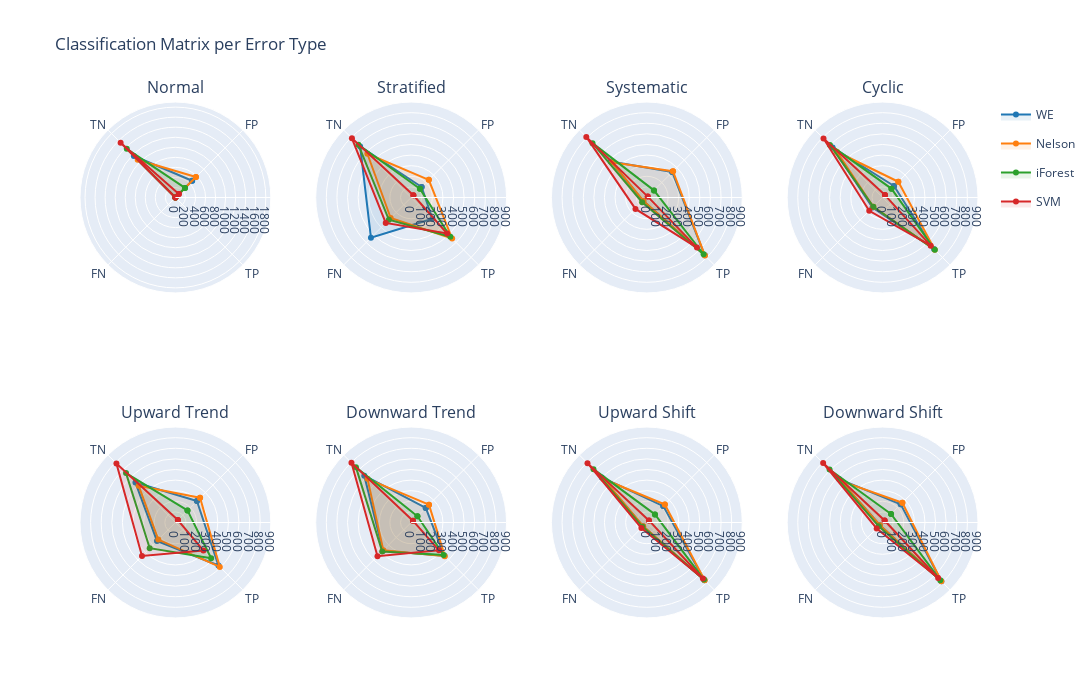

This figure's notebook cell:
### Code cell
categories=['FP','TP','FN','TN', 'FP']
names=['WE', 'Nelson', 'iForest', 'SVM']
colorsfill=['rgba(31, 119, 180,0.1)', 'rgba(255, 127, 14,0.1)',
                       'rgba(44, 160, 44,0.1)', 'rgba(214, 39, 40,0.1)',
                       'rgba(148, 103, 189,0.1)', 'rgba(140, 86, 75,0.1)',
                       'rgba(227, 119, 194,0.1)', 'rgba(127, 127, 127,0.1)']
colors=['rgba(31, 119, 180,1)', 'rgba(255, 127, 14,1)',
                       'rgba(44, 160, 44,1)', 'rgba(214, 39, 40,1)',
                       'rgba(148, 103, 189,1)', 'rgba(140, 86, 75,1)',
                       'rgba(227, 119, 194,1)', 'rgba(127, 127, 127,1)']
fig= make_subplots(rows=2, cols=4, specs=[[{'type': 'polar'}]*4]*2, subplot_titles=("Normal", "Stratified",
 "Systematic", "Cyclic", "Upward Trend", "Downward Trend", "Upward Shift", "Downward Shift"))


for i in range(len(cm_normal)):
  fig.add_trace(go.Scatterpolar(
      r=[cm_normal[i][0,1], cm_normal[i][1,1], cm_normal[i][1,0], cm_normal[i][0,0], cm_normal[i][0,1]],
      theta=categories,
      marker = dict(color=colors[i]),
      fill='toself',
      legendgroup=names[i],
      subplot = "polar1",
      name=names[i],
      fillcolor=colorsfill[i]
  ), 1, 1),
  name=names[i],
  fillcolor=colorsfill[i]
  fig.add_trace(go.Scatterpolar(
      r=[cm_Stratified[i][0,1], cm_Stratified[i][1,1], cm_Stratified[i][1,0], cm_Stratified[i][0,0], cm_Stratified[i][0,1]],
      theta=categories,
      marker = dict(color=colors[i]),
      fill='toself',
      legendgroup=names[i],
      subplot = "polar2",
      showlegend=False,
      name=names[i],
      fillcolor=colorsfill[i]
  ), 1, 2)
  fig.add_trace(go.Scatterpolar(
      r=[cm_Systematic[i][0,1], cm_Systematic[i][1,1], cm_Systematic[i][1,0], cm_Systematic[i][0,0], cm_Systematic[i][0,1]],
      theta=categories,
      marker = dict(color=colors[i]),
      fill='toself',
      legendgroup=names[i],
      subplot = "polar3",
      showlegend=False,
      name=names[i],
      fillcolor=colorsfill[i]
  ), 1, 3)
  fig.add_trace(go.Scatterpolar(
      r=[cm_Cyclic[i][0,1], cm_Cyclic[i][1,1], cm_Cyclic[i][1,0], cm_Cyclic[i][0,0], cm_Cyclic[i][0,1]],
      theta=categories,
      marker = dict(color=colors[i]),
      fill='toself',
      legendgroup=names[i],
      subplot = "polar4",
      showlegend=False,
      name=names[i],
      fillcolor=colorsfill[i]
  ), 1, 4)
  fig.add_trace(go.Scatterpolar(
      r=[cm_ut[i][0,1], cm_ut[i][1,1], cm_ut[i][1,0], cm_ut[i][0,0], cm_ut[i][0,1]],
      theta=categories,
      marker = dict(color=colors[i]),
      fill='toself',
      legendgroup=names[i],
      subplot = "polar4",
      showlegend=False,
      name=names[i],
      fillcolor=colorsfill[i]
  ), 2, 1)
  fig.add_trace(go.Scatterpolar(
      r=[cm_dt[i][0,1], cm_dt[i][1,1], cm_dt[i][1,0], cm_dt[i][0,0], cm_dt[i][0,1]],
      theta=categories,
      marker = dict(color=colors[i]),
      fill='toself',
      legendgroup=names[i],
      subplot = "polar4",
      showlegend=False,
      name=names[i],
      fillcolor=colorsfill[i]
  ), 2, 2)
  fig.add_trace(go.Scatterpolar(
      r=[cm_us[i][0,1], cm_us[i][1,1], cm_us[i][1,0], cm_us[i][0,0], cm_us[i][0,1]],
      theta=categories,
      marker = dict(color=colors[i]),
      fill='toself',
      legendgroup=names[i],
      subplot = "polar4",
      showlegend=False,
      name=names[i],
      fillcolor=colorsfill[i]
  ), 2, 3)
  fig.add_trace(go.Scatterpolar(
      r=[cm_ds[i][0,1], cm_ds[i][1,1], cm_ds[i][1,0], cm_ds[i][0,0], cm_ds[i][0,1]],
      theta=categories,
      marker = dict(color=colors[i]),
      fill='toself',
      legendgroup=names[i],
      subplot = "polar4",
      showlegend=False,
      name=names[i],
      fillcolor=colorsfill[i]
  ), 2, 4)

fig.update_layout(
    polar1=dict(
    radialaxis=dict(
    visible=True,
    range=[0, 1900]),
    angularaxis=dict(
    rotation= 45,
    direction='clockwise')
    ),
    polar2=dict(
    radialaxis=dict(
    visible=True,
    range=[0, 900]),
    angularaxis=dict(
    rotation= 45,
    direction='clockwise')
    ),
    polar3=dict(
    radialaxis=dict(
    visible=True,
    range=[0, 900]),
    angularaxis=dict(
    rotation= 45,
    direction='clockwise')
    ),
    polar4=dict(
    radialaxis=dict(
    visible=True,
    range=[0, 900]),
    angularaxis=dict(
    rotation= 45,
    direction='clockwise')
    ),
    polar5=dict(
    radialaxis=dict(
    visible=True,
    range=[0, 900]),
    angularaxis=dict(
    rotation= 45,
    direction='clockwise')
    ),
    polar6=dict(
    radialaxis=dict(
    visible=True,
    range=[0, 900]),
    angularaxis=dict(
    rotation= 45,
    direction='clockwise')
    ),
    polar7=dict(
    radialaxis=dict(
    visible=True,
    range=[0, 900]),
    angularaxis=dict(
    rotation= 45,
    direction='clockwise')
    ),
    polar8=dict(
    radialaxis=dict(
    visible=True,
    range=[0, 900]),
    angularaxis=dict(
    rotation= 45,
    direction='clockwise')
    ),
    height=700,
    width=1250,
    title = 'Classification Matrix per Error Type'
  )

fig.show()

### Figure 1 — Plotly figure (JSON) as saved in the notebook; plotly's stock layout.template omitted (floating-point values rounded to 4 significant figures)
{"data": [{"fill": "toself", "fillcolor": "rgba(31, 119, 180,0.1)", "legendgroup": "WE", "marker": {"color": "rgba(31, 119, 180,1)"}, "name": "WE", "r": [471, 0, 0, 1169, 471], "subplot": "polar", "theta": ["FP", "TP", "FN", "TN", "FP"], "type": "scatterpolar"}, {"fill": "toself", "fillcolor": "rgba(31, 119, 180,0.1)", "legendgroup": "WE", "marker": {"color": "rgba(31, 119, 180,1)"}, "name": "WE", "r": [140, 284, 536, 680, 140], "showlegend": false, "subplot": "polar2", "theta": ["FP", "TP", "FN", "TN", "FP"], "type": "scatterpolar"}, {"fill": "toself", "fillcolor": "rgba(31, 119, 180,0.1)", "legendgroup": "WE", "marker": {"color": "rgba(31, 119, 180,1)"}, "name": "WE", "r": [339, 772, 48, 481, 339], "showlegend": false, "subplot": "polar3", "theta": ["FP", "TP", "FN", "TN", "FP"], "type": "scatterpolar"}, {"fill": "toself", "fillcolor": "rgba(31, 119, 180,0.1)", "legendgroup": "WE", "marker": {"color": "rgba(31, 119, 180,1)"}, "name": "WE", "r": [153, 686, 134, 667, 153], "showlegend": false, "subplot": "polar4", "theta": ["FP", "TP", "FN", "TN", "FP"], "type": "scatterpolar"}, {"fill": "toself", "fillcolor": "rgba(31, 119, 180,0.1)", "legendgroup": "WE", "marker": {"color": "rgba(31, 119, 180,1)"}, "name": "WE", "r": [287, 574, 246, 533, 287], "showlegend": false, "subplot": "polar5", "theta": ["FP", "TP", "FN", "TN", "FP"], "type": "scatterpolar"}, {"fill": "toself", "fillcolor": "rgba(31, 119, 180,0.1)", "legendgroup": "WE", "marker": {"color": "rgba(31, 119, 180,1)"}, "name": "WE", "r": [195, 444, 376, 625, 195], "showlegend": false, "subplot": "polar6", "theta": ["FP", "TP", "FN", "TN", "FP"], "type": "scatterpolar"}, {"fill": "toself", "fillcolor": "rgba(31, 119, 180,0.1)", "legendgroup": "WE", "marker": {"color": "rgba(31, 119, 180,1)"}, "name": "WE", "r": [219, 769, 51, 601, 219], "showlegend": false, "subplot": "polar7", "theta": ["FP", "TP", "FN", "TN", "FP"], "type": "scatterpolar"}, {"fill": "toself", "fillcolor": "rgba(31, 119, 180,0.1)", "legendgroup": "WE", "marker": {"color": "rgba(31, 119, 180,1)"}, "name": "WE", "r": [242, 784, 36, 578, 242], "showlegend": false, "subplot": "polar8", "theta": ["FP", "TP", "FN", "TN", "FP"], "type": "scatterpolar"}, {"fill": "toself", "fillcolor": "rgba(255, 127, 14,0.1)", "legendgroup": "Nelson", "marker": {"color": "rgba(255, 127, 14,1)"}, "name": "Nelson", "r": [578, 0, 0, 1062, 578], "subplot": "polar", "theta": ["FP", "TP", "FN", "TN", "FP"], "type": "scatterpolar"}, {"fill": "toself", "fillcolor": "rgba(255, 127, 14,0.1)", "legendgroup": "Nelson", "marker": {"color": "rgba(255, 127, 14,1)"}, "name": "Nelson", "r": [236, 547, 273, 584, 236], "showlegend": false, "subplot": "polar2", "theta": ["FP", "TP", "FN", "TN", "FP"], "type": "scatterpolar"}, {"fill": "toself", "fillcolor": "rgba(255, 127, 14,0.1)", "legendgroup": "Nelson", "marker": {"color": "rgba(255, 127, 14,1)"}, "name": "Nelson", "r": [349, 775, 45, 471, 349], "showlegend": false, "subplot": "polar3", "theta": ["FP", "TP", "FN", "TN", "FP"], "type": "scatterpolar"}, {"fill": "toself", "fillcolor": "rgba(255, 127, 14,0.1)", "legendgroup": "Nelson", "marker": {"color": "rgba(255, 127, 14,1)"}, "name": "Nelson", "r": [210, 696, 124, 610, 210], "showlegend": false, "subplot": "polar4", "theta": ["FP", "TP", "FN", "TN", "FP"], "type": "scatterpolar"}, {"fill": "toself", "fillcolor": "rgba(255, 127, 14,0.1)", "legendgroup": "Nelson", "marker": {"color": "rgba(255, 127, 14,1)"}, "name": "Nelson", "r": [329, 592, 228, 491, 329], "showlegend": false, "subplot": "polar5", "theta": ["FP", "TP", "FN", "TN", "FP"], "type": "scatterpolar"}, {"fill": "toself", "fillcolor": "rgba(255, 127, 14,0.1)", "legendgroup": "Nelson", "marker": {"color": "rgba(255, 127, 14,1)"}, "name": "Nelson", "r": [238, 449, 371, 582, 238], "showlegend": false, "subplot": "polar6", "theta": ["FP", "TP", "FN", "TN", "FP"], "type": "scatterpolar"}, {"fill": "toself", "fillcolor": "rgba(255, 127, 14,0.1)", "legendgroup": "Nelson", "marker": {"color": "rgba(255, 127, 14,1)"}, "name": "Nelson", "r": [240, 771, 49, 580, 240], "showlegend": false, "subplot": "polar7", "theta": ["FP", "TP", "FN", "TN", "FP"], "type": "scatterpolar"}, {"fill": "toself", "fillcolor": "rgba(255, 127, 14,0.1)", "legendgroup": "Nelson", "marker": {"color": "rgba(255, 127, 14,1)"}, "name": "Nelson", "r": [264, 784, 36, 556, 264], "showlegend": false, "subplot": "polar8", "theta": ["FP", "TP", "FN", "TN", "FP"], "type": "scatterpolar"}, {"fill": "toself", "fillcolor": "rgba(44, 160, 44,0.1)", "legendgroup": "iForest", "marker": {"color": "rgba(44, 160, 44,1)"}, "name": "iForest", "r": [270, 0, 0, 1370, 270], "subplot": "polar", "theta": ["FP", "TP", "FN", "TN", "FP"], "type": "scatterpolar"}, {"fill": "toself", "fillcolor": "rgba(44, 160, 44,0.1)", "legendgroup": "iForest", "marker": {"color": "rgba(44, 160, 44,1)"}, "name": "iForest", "r": [117, 523, 297, 703, 117], "showlegend": false, "subplot": "polar2", "theta": ["FP", "TP", "FN", "TN", "FP"], "type": "scatterpolar"}, {"fill": "toself", "fillcolor": "rgba(44, 160, 44,0.1)", "legendgroup": "iForest", "marker": {"color": "rgba(44, 160, 44,1)"}, "name": "iForest", "r": [95, 757, 63, 725, 95], "showlegend": false, "subplot": "polar3", "theta": ["FP", "TP", "FN", "TN", "FP"], "type": "scatterpolar"}, {"fill": "toself", "fillcolor": "rgba(44, 160, 44,0.1)", "legendgroup": "iForest", "marker": {"color": "rgba(44, 160, 44,1)"}, "name": "iForest", "r": [118, 697, 123, 702, 118], "showlegend": false, "subplot": "polar4", "theta": ["FP", "TP", "FN", "TN", "FP"], "type": "scatterpolar"}, {"fill": "toself", "fillcolor": "rgba(44, 160, 44,0.1)", "legendgroup": "iForest", "marker": {"color": "rgba(44, 160, 44,1)"}, "name": "iForest", "r": [161, 477, 343, 659, 161], "showlegend": false, "subplot": "polar5", "theta": ["FP", "TP", "FN", "TN", "FP"], "type": "scatterpolar"}, {"fill": "toself", "fillcolor": "rgba(44, 160, 44,0.1)", "legendgroup": "iForest", "marker": {"color": "rgba(44, 160, 44,1)"}, "name": "iForest", "r": [84, 434, 386, 736, 84], "showlegend": false, "subplot": "polar6", "theta": ["FP", "TP", "FN", "TN", "FP"], "type": "scatterpolar"}, {"fill": "toself", "fillcolor": "rgba(44, 160, 44,0.1)", "legendgroup": "iForest", "marker": {"color": "rgba(44, 160, 44,1)"}, "name": "iForest", "r": [108, 762, 58, 712, 108], "showlegend": false, "subplot": "polar7", "theta": ["FP", "TP", "FN", "TN", "FP"], "type": "scatterpolar"}, {"fill": "toself", "fillcolor": "rgba(44, 160, 44,0.1)", "legendgroup": "iForest", "marker": {"color": "rgba(44, 160, 44,1)"}, "name": "iForest", "r": [113, 769, 51, 707, 113], "showlegend": false, "subplot": "polar8", "theta": ["FP", "TP", "FN", "TN", "FP"], "type": "scatterpolar"}, {"fill": "toself", "fillcolor": "rgba(214, 39, 40,0.1)", "legendgroup": "SVM", "marker": {"color": "rgba(214, 39, 40,1)"}, "name": "SVM", "r": [97, 0, 0, 1543, 97], "subplot": "polar", "theta": ["FP", "TP", "FN", "TN", "FP"], "type": "scatterpolar"}, {"fill": "toself", "fillcolor": "rgba(214, 39, 40,0.1)", "legendgroup": "SVM", "marker": {"color": "rgba(214, 39, 40,1)"}, "name": "SVM", "r": [30, 481, 339, 790, 30], "showlegend": false, "subplot": "polar2", "theta": ["FP", "TP", "FN", "TN", "FP"], "type": "scatterpolar"}, {"fill": "toself", "fillcolor": "rgba(214, 39, 40,0.1)", "legendgroup": "SVM", "marker": {"color": "rgba(214, 39, 40,1)"}, "name": "SVM", "r": [12, 668, 152, 808, 12], "showlegend": false, "subplot": "polar3", "theta": ["FP", "TP", "FN", "TN", "FP"], "type": "scatterpolar"}, {"fill": "toself", "fillcolor": "rgba(214, 39, 40,0.1)", "legendgroup": "SVM", "marker": {"color": "rgba(214, 39, 40,1)"}, "name": "SVM", "r": [32, 642, 178, 788, 32], "showlegend": false, "subplot": "polar4", "theta": ["FP", "TP", "FN", "TN", "FP"], "type": "scatterpolar"}, {"fill": "toself", "fillcolor": "rgba(214, 39, 40,0.1)", "legendgroup": "SVM", "marker": {"color": "rgba(214, 39, 40,1)"}, "name": "SVM", "r": [33, 374, 446, 787, 33], "showlegend": false, "subplot": "polar5", "theta": ["FP", "TP", "FN", "TN", "FP"], "type": "scatterpolar"}, {"fill": "toself", "fillcolor": "rgba(214, 39, 40,0.1)", "legendgroup": "SVM", "marker": {"color": "rgba(214, 39, 40,1)"}, "name": "SVM", "r": [24, 371, 449, 796, 24], "showlegend": false, "subplot": "polar6", "theta": ["FP", "TP", "FN", "TN", "FP"], "type": "scatterpolar"}, {"fill": "toself", "fillcolor": "rgba(214, 39, 40,0.1)", "legendgroup": "SVM", "marker": {"color": "rgba(214, 39, 40,1)"}, "name": "SVM", "r": [28, 747, 73, 792, 28], "showlegend": false, "subplot": "polar7", "theta": ["FP", "TP", "FN", "TN", "FP"], "type": "scatterpolar"}, {"fill": "toself", "fillcolor": "rgba(214, 39, 40,0.1)", "legendgroup": "SVM", "marker": {"color": "rgba(214, 39, 40,1)"}, "name": "SVM", "r": [27, 741, 79, 793, 27], "showlegend": false, "subplot": "polar8", "theta": ["FP", "TP", "FN", "TN", "FP"], "type": "scatterpolar"}], "layout": {"annotations": [{"font": {"size": 16}, "showarrow": false, "text": "Normal", "x": 0.1062, "xanchor": "center", "xref": "paper", "y": 1, "yanchor": "bottom", "yref": "paper"}, {"font": {"size": 16}, "showarrow": false, "text": "Stratified", "x": 0.3688, "xanchor": "center", "xref": "paper", "y": 1, "yanchor": "bottom", "yref": "paper"}, {"font": {"size": 16}, "showarrow": false, "text": "Systematic", "x": 0.6313, "xanchor": "center", "xref": "paper", "y": 1, "yanchor": "bottom", "yref": "paper"}, {"font": {"size": 16}, "showarrow": false, "text": "Cyclic", "x": 0.8938, "xanchor": "center", "xref": "paper", "y": 1, "yanchor": "bottom", "yref": "paper"}, {"font": {"size": 16}, "showarrow": false, "text": "Upward Trend", "x": 0.1062, "xanchor": "center", "xref": "paper", "y": 0.375, "yanchor": "bottom", "yref": "paper"}, {"font": {"size": 16}, "showarrow": false, "text": "Downward Trend", "x": 0.3688, "xanchor": "center", "xref": "paper", "y": 0.375, "yanchor": "bottom", "yref": "paper"}, {"font": {"size": 16}, "showarrow": false, "text": "Upward Shift", "x": 0.6313, "xanchor": "center", "xref": "paper", "y": 0.375, "yanchor": "bottom", "yref": "paper"}, {"font": {"size": 16}, "showarrow": false, "text": "Downward Shift", "x": 0.8938, "xanchor": "center", "xref": "paper", "y": 0.375, "yanchor": "bottom", "yref": "paper"}], "height": 700, "polar": {"angularaxis": {"direction": "clockwise", "rotation": 45}, "domain": {"x": [0, 0.2125], "y": [0.625, 1]}, "radialaxis": {"range": [0, 1900], "visible": true}}, "polar2": {"angularaxis": {"direction": "clockwise", "rotation": 45}, "domain": {"x": [0.2625, 0.475], "y": [0.625, 1]}, "radialaxis": {"range": [0, 900], "visible": true}}, "polar3": {"angularaxis": {"direction": "clockwise", "rotation": 45}, "domain": {"x": [0.525, 0.7375], "y": [0.625, 1]}, "radialaxis": {"range": [0, 900], "visible": true}}, "polar4": {"angularaxis": {"direction": "clockwise", "rotation": 45}, "domain": {"x": [0.7875, 1], "y": [0.625, 1]}, "radialaxis": {"range": [0, 900], "visible": true}}, "polar5": {"angularaxis": {"direction": "clockwise", "rotation": 45}, "domain": {"x": [0, 0.2125], "y": [0, 0.375]}, "radialaxis": {"range": [0, 900], "visible": true}}, "polar6": {"angularaxis": {"direction": "clockwise", "rotation": 45}, "domain": {"x": [0.2625, 0.475], "y": [0, 0.375]}, "radialaxis": {"range": [0, 900], "visible": true}}, "polar7": {"angularaxis": {"direction": "clockwise", "rotation": 45}, "domain": {"x": [0.525, 0.7375], "y": [0, 0.375]}, "radialaxis": {"range": [0, 900], "visible": true}}, "polar8": {"angularaxis": {"direction": "clockwise", "rotation": 45}, "domain": {"x": [0.7875, 1], "y": [0, 0.375]}, "radialaxis": {"range": [0, 900], "visible": true}}, "title": {"text": "Classification Matrix per Error Type"}, "width": 1250}}
